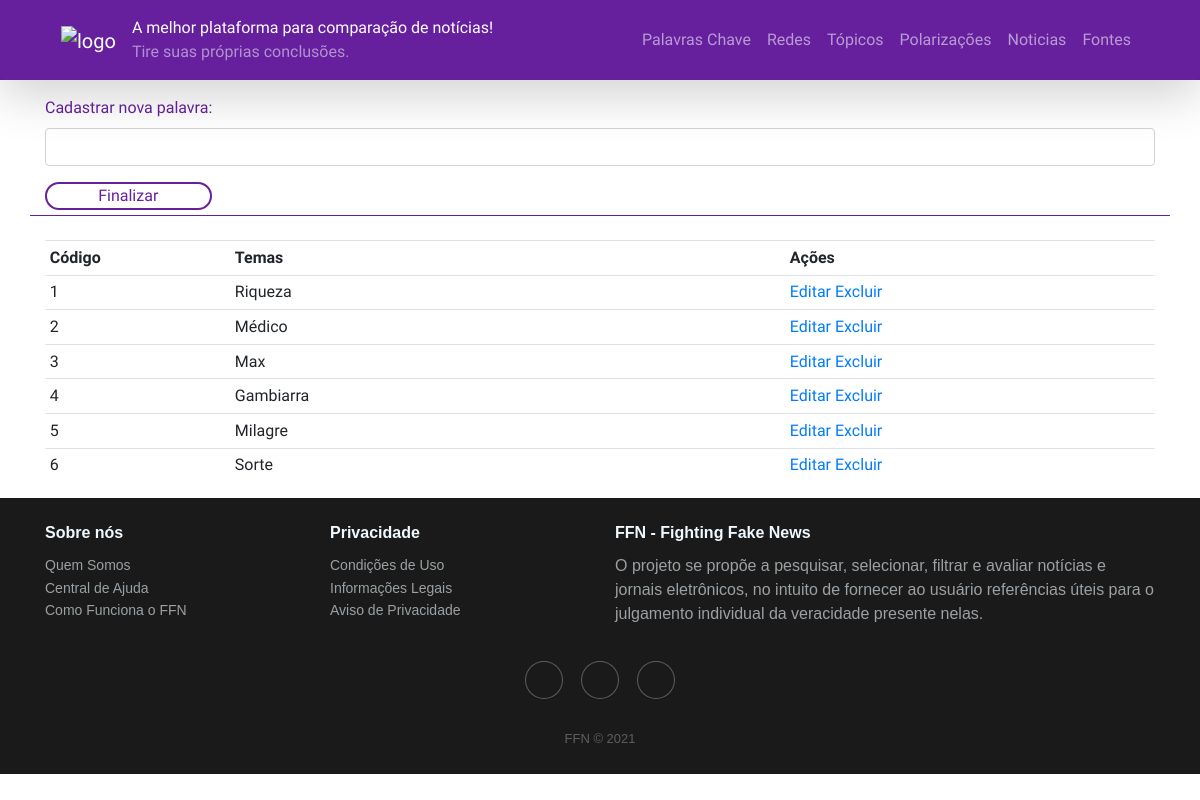
Screenshot of /CRUD/lcpalavra.php with the database file from the repository.
### tables this page shows
create table tb_palavras_chaves(
	pcs_codigo int not null auto_increment, 
	pcs_palavra_chave varchar(46) not null,
	constraint pk_palavras_chaves primary key(pcs_codigo)
);

### CRUD/lcpalavra.php (the view, shortened to what this page needs)
<?php
include("../config.php");
$consulta = $conexao->query("select * from tb_palavras_chaves");
?>
<!DOCTYPE html>
<html lang="pt-br">
  <head>
    <link
      rel="stylesheet"
      href="https://maxcdn.bootstrapcdn.com/bootstrap/4.0.0/css/bootstrap.min.css"
    />
    <link
      rel="stylesheet"
      href="https://cdnjs.cloudflare.com/ajax/libs/twitter-bootstrap/4.1.3/css/bootstrap.min.css"
    />
    <link
      rel="stylesheet"
      href="https://cdnjs.cloudflare.com/ajax/libs/ionicons/2.0.1/css/ionicons.min.css"
    />
    <link rel="stylesheet" href="../ffn-style.css" />
  </head>
  <body id="body-search-result">
    <header class= "sticky-top">
      <div class="shadow-lg rounded">
        <div class="container">
          <nav class="navbar navbar-expand-md navbar-dark">
          <a class="navbar-brand" href="../index.php">
              <img
                src="https://i.imgur.com/ZB9JOd9.png"
                alt="logo"
                width="125px"
                class="image-fluid"
              />
            </a>
            <div style="font-family: 'Libre Franklin', sans-serif;" class="navbar-slotext">
              <span class="navbar-text pb-0" style="color:white; font-weight: 460;"
                >A melhor plataforma para comparação&nbsp;de notícias!
              </span>
              <br>
              <span class="navbar-text pt-0" id="subslogan"
                >Tire suas próprias conclusões.
              </span>
            </div>
            <div class="collapse navbar-collapse" id="head-div">
              <div class="navbar-nav ml-auto">
              <a class="nav-item nav-link" href="lcpalavra.php">
                  Palavras Chave</a>
                <a class="nav-item nav-link" href="lcredes.php">
                  Redes
                </a>
                <a class="nav-item nav-link" href="lctemas.php">
                  Tópicos</a>
                <a class="nav-item nav-link" href="lcpolarizacao.php">
                  Polarizações</a>
                <a class="nav-item nav-link" href="listanoticias.php">
                  Noticias</a>
                <a class="nav-item nav-link" href="listafontes.php">
                  Fontes</a>
                </div>
              </div>
            </div>
        </div>
    </header>
    <div class="container mt-3" id="area-pesquisa"
      style="color: #66209e; border-bottom: 1px solid #66209e">
      <form class="form" action="?" method="POST" id="form-search">
        <div class="form-group">
          <label for="search">Cadastrar nova palavra:</label>
          <input
          type="text"
          name="palavra"
          class="form-control"
          id="pesquisa"
          autofocus
          style="font-family: Libre Franklin;"/>
        </div>
          <div class="form-group" style="margin-bottom: 5px;">
            <input type="submit" value="Finalizar" id="enviar2" />
          </div>
        </div>
      <br>
    <div class="container">
      <table class="table table-sm">
        <tr class="instrucoes">
          <th class="col-xs-2 col-sm-2 col-md-2" scope="col">Código</th>
          <th class="col-xs-8 col-sm-8 col-md-6" scope="col">Temas</th>
          <th class="col-xs-8 col-sm-8 col-md-6" scope="col">Ações</th>
        </tr>
        <?php while($resultado = $consulta->fetch_assoc()){ ?>
            <tr class="result">
                <td><?php echo $resultado['pcs_codigo']?></td>
                <td><?php echo $resultado['pcs_palavra_chave']?></td>
                <td class="editar" >
                    <a href="editarpalavra.php?codigo=<?php echo $resultado['pcs_codigo'];?>">Editar</a>
                    <a href="?excluir=<?php echo $resultado['pcs_codigo'];?>">Excluir</a>
                </td>
            </tr>
        <?php } ?>
      </table>
    </div>
    <div class="footer-dark">
      <footer>
        <div class="container" style="font-family: sans-serif;">
          <div class="row">
            <div class="col-sm-6 col-md-3 item">
              <h3>Sobre nós</h3>
              <ul>
                <li><a href="#">Quem Somos</a></li>
                <li><a href="#">Central de Ajuda</a></li>
                <li><a href="#">Como Funciona o FFN</a></li>
              </ul>
            </div>
            <div class="col-sm-6 col-md-3 item">
              <h3>Privacidade</h3>
              <ul>
                <li><a href="#">Condições de Uso</a></li>
                <li><a href="#">Informações Legais</a></li>
                <li><a href="#">Aviso de Privacidade</a></li>
              </ul>
            </div>
            <div class="col-md-6 item text">
              <h3>FFN - Fighting Fake News</h3>
              <p>
                O projeto se propõe a pesquisar, selecionar, filtrar e avaliar
                notícias e jornais eletrônicos, no intuito de fornecer ao usuário
                referências úteis para o julgamento individual da veracidade presente nelas.
              </p>
            </div>
            <div class="col item social">
              <a href="#"><i class="icon ion-social-facebook"></i></a>
              <a href="#"><i class="icon ion-social-twitter"></i></a>
              <a href="#"><i class="icon ion-social-instagram"></i></a>
            </div>
          </div>
          <p class="copyright">
            FFN © 2021</p>
        </div>
      </footer>
    </div>
  </body>
</html>

### ffn-style.css (style rules this page uses)
* { margin: 0; padding: 0; border: 0; }
header { background-color: #66209e; }
#head-div a { font-weight: 460; color: rgba(255, 255, 255, 0.55); transition: .15s; }
body { font-family: 'Urbanist', sans-serif; }
#fomr-search, #area-pesquisa { margin-top: 15px; }
#enviar2 { border: 2px solid #66209e; border-radius: 30px; width: 15%; background: none; color: #66209e; }
.footer-dark { padding: 25px 0; color: #f0f9ff; background-color: #1a1a1a; }
.footer-dark h3 { margin-top: 0; margin-bottom: 12px; font-weight: bold; font-size: 16px; }
.footer-dark ul { padding: 0; list-style: none; line-height: 1.6; font-size: 14px; margin-bottom: 0; }
.footer-dark ul a { color: inherit; text-decoration: none; opacity: 0.6; }
p.copyright { margin: 0; padding: 0; }
.footer-dark .item.text { margin-bottom: 36px; }
.footer-dark .item.text p { opacity: 0.6; margin-bottom: 0; }
.footer-dark .item.social { text-align: center; }
.footer-dark .item.social > a { font-size: 20px; width: 36px; height: 36px; line-height: 36px; display: inline-block; text-align: center; border-radius: 50%; box-shadow: 0 0 0 1px rgba(255, 255, 255, 0.4); margin: 0 8px; color: #fff; opacity: 0.75; }
.footer-dark .copyright { text-align: center; padding-top: 24px; opacity: 0.3; font-size: 13px; margin-bottom: 0; }

### rows the page displays
tb_palavras_chaves: pcs_codigo "1", pcs_palavra_chave "Riqueza"
tb_palavras_chaves: pcs_codigo "2", pcs_palavra_chave "Médico"
tb_palavras_chaves: pcs_codigo "3", pcs_palavra_chave "Max"
tb_palavras_chaves: pcs_codigo "4", pcs_palavra_chave "Gambiarra"
tb_palavras_chaves: pcs_codigo "5", pcs_palavra_chave "Milagre"
tb_palavras_chaves: pcs_codigo "6", pcs_palavra_chave "Sorte"
